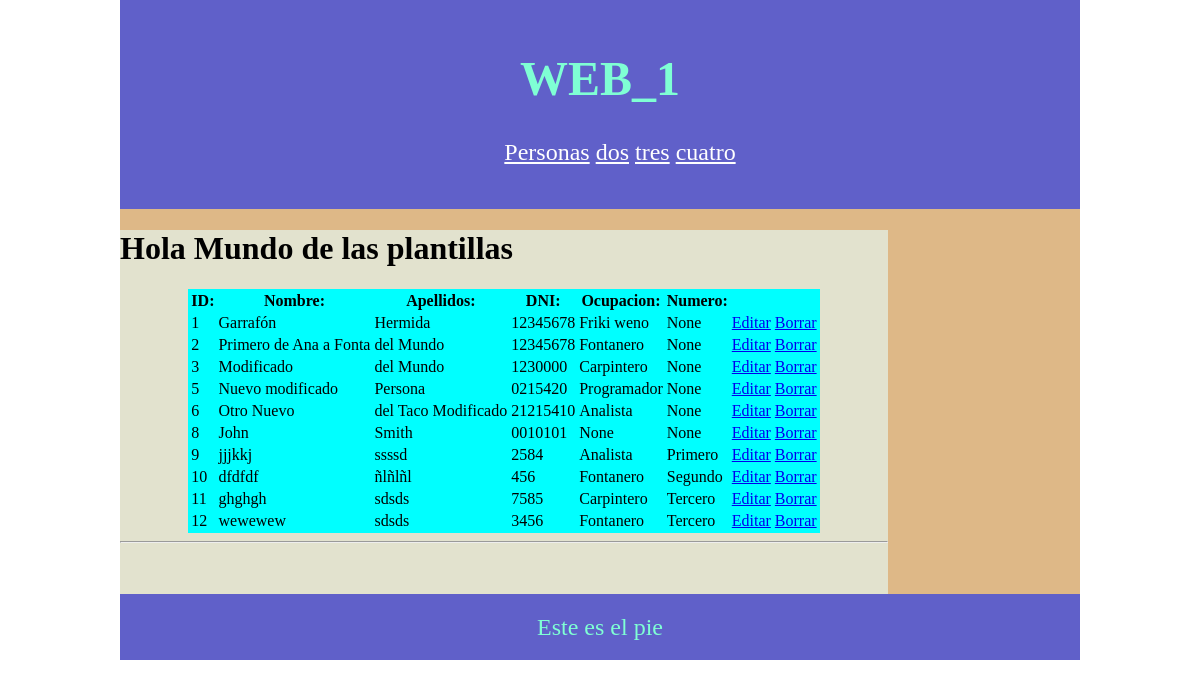
Before: / with the older database file.
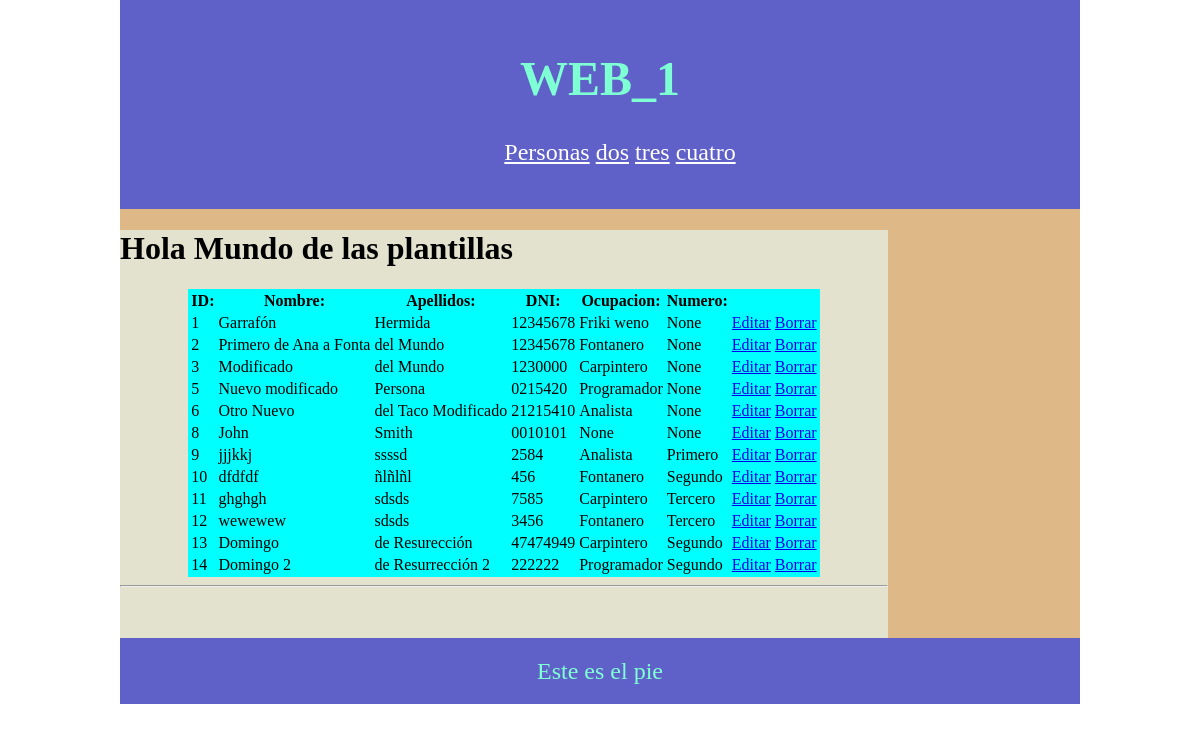
After: the same page with the newer database file.
### tables this page shows
CREATE TABLE persona(
            id integer primary key autoincrement,
            nombre text,
            apellidos text,
            dni text, id_ocupacion INTEGER, id_numero INTEGER);

CREATE TABLE T_ocupacion (
	id INTEGER NOT NULL PRIMARY KEY AUTOINCREMENT,
	descripcion TEXT NOT NULL
);

CREATE TABLE T_numero (
	id INTEGER NOT NULL PRIMARY KEY AUTOINCREMENT,
	descripcion TEXT NOT NULL
);

### app.py (the view)
@route('/')
@jinja2_view('home2.html')
def hola():
    cons_vista_datos_servidor = '''select p.id, p.nombre, p.apellidos, p.dni, t.descripcion, n.descripcion
                                    from persona p left join T_ocupacion t on p.id_ocupacion = t.id
                                    left join T_numero n on n.id =p.id_numero '''
    cnx = sqlite3.connect(BASE_DATOS)
    cursor = cnx.execute(cons_vista_datos_servidor)
    filas = cursor.fetchall()
    cnx.close()
    return {'datos':filas}  # la variable FILAS contiene todos los campos para pintar la tabla del HOME

### templates/base.html (shortened to what this page needs)
<!DOCTYPE html>
<html lang="en">
<head>
    <link rel="stylesheet" href="/static/estilos.css">
</head>
<body>
    {% include 'inc_header.html' %}
    <main>
        {% block content %} {% endblock %}
    </main>
    {% include 'inc_footer.html' %}
</body>
</html>

### templates/home2.html (shortened to what this page needs)
{% extends 'base.html' %}
{% block content %}
    <h1>Hola Mundo de las plantillas</h1>
    <div class="padre">
        <table>
            <tr>
                <th>ID: </th>
                <th>Nombre: </th>
                <th>Apellidos: </th>
                <th>DNI: </th>
                <th>Ocupacion: </th>
                <th>Numero: </th>
            </tr>
            {% for fila in datos %}
                <tr>
                    <td>{{fila[0]}}</td>
                    <td>{{fila[1]}}</td>
                    <td>{{fila[2]}}</td>
                    <td>{{fila[3]}}</td>
                    <td>{{fila[4]}}</td>
                    <td>{{fila[5]}}</td>
                    <td><a href="/editar/{{fila[0]}}">Editar</a></td>
                    <td><a href="/borrar/{{fila[0]}}">Borrar</a></td>
                </tr>
            {% endfor %}
        </table>
        <hr>
    </div>
{% endblock %}

### templates/inc_header.html
<header>
    <h1>WEB_1</h1>
    <nav>
        <ul>
            <li><a href="/editar">Personas</a></li>
            <li><a href="">dos</a></li>
            <li><a href="">tres</a></li>
            <li><a href="">cuatro</a></li>
        </ul>
    </nav>
</header>

### templates/inc_footer.html
<footer>Este es el pie</footer>

Changed rows visible on the page:
added persona: id "13", nombre "Domingo", apellidos "de Resurección", dni "47474949", descripcion "Carpintero", descripcion "Segundo"
added persona: id "14", nombre "Domingo 2", apellidos "de Resurrección 2", dni "222222", descripcion "Programador", descripcion "Segundo"
